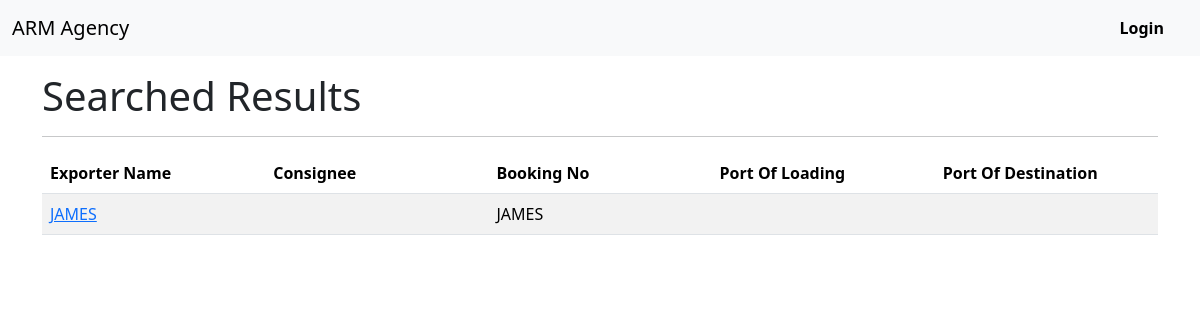
Page /stuffingSheet/list/search/ on the earlier database version.
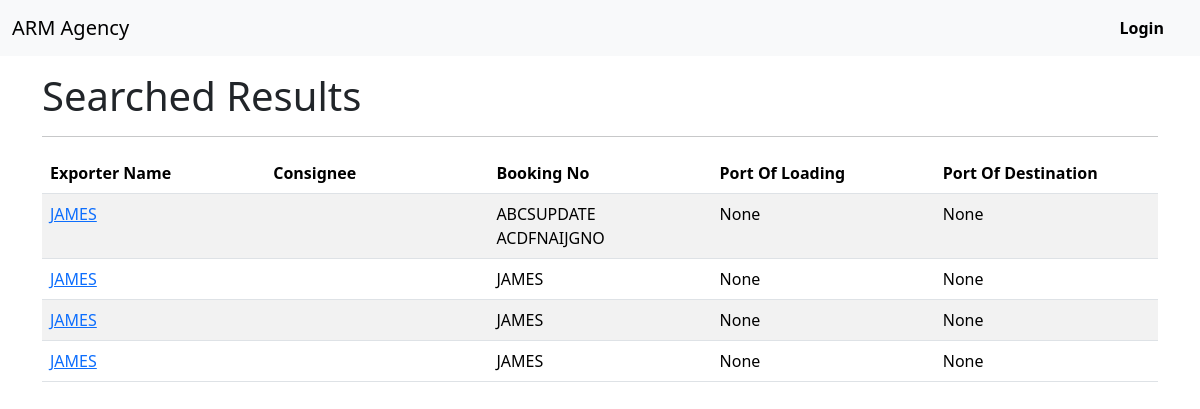
Same page on the later database version.
### stuffingSheet/models.py (models this page shows, shortened)
class StuffingSheetModel(models.Model):
    STUFFING_TYPE_CHOICES = [
    ('ICD STUFFING', 'ICD STUFFING'),
    ('FACTORY STUFFING', 'FACTORY '),
    ]
    DEPOT_TYPE_CHOICES = [
    ('THAR DRY PORT', 'THAR DRY PORT'),
    ('INLAND CONTAINER DEPOT', 'INLAND CONTAINER DEPOT'),
    ]
    DEPOT_ADDRESS_CHOICES = [
        ('A UNIT OF CONTAINER OF INDIA LTD BHAGAT KI KOTHI, JODHPUR', 'A UNIT OF CONTAINER OF INDIA LTD BHAGAT KI KOTHI, JODHPUR'),
        ('A UNIT OF HASTI PETRO CHEMICAL & SHIPPING LTD', 'A UNIT OF HASTI PETRO CHEMICAL & SHIPPING LTD'),
    ]
    index = models.ForeignKey(DataOfJob, on_delete=models.CASCADE, primary_key=True)
    jobNumber = models.IntegerField(blank=True, null=True)
    depot = models.CharField(max_length=255, blank=True, null=True, choices=DEPOT_TYPE_CHOICES)
    depotAddress = models.CharField(max_length=255, blank=True, null=True, choices=DEPOT_ADDRESS_CHOICES)
    stuffingType = models.CharField(max_length=255, blank=True, null=True, choices=STUFFING_TYPE_CHOICES)
    bookingNum = models.CharField(blank=True, null=True, max_length=255)
    invoiceNo = models.CharField(blank=True, null=True, max_length=255)
    containerNum = models.CharField(blank=True, null=True, max_length=255)
    shutout = models.IntegerField(blank=True, null=True)
    dateOfStuffing = models.DateField(default=date.today, blank=True, null=True)
    shippingLine = models.CharField(blank=True, null=True, max_length=255)
    customSeal = models.IntegerField(blank=True, null=True)
    size_20 = models.BooleanField('size=20', default=False)
    size_40 = models.BooleanField('size=40', default=False)
    portOfDestination = models.CharField(blank=True, null=True, max_length=255)
    shippingLineSeal = models.CharField(blank=True, null=True, max_length=255)
    portOfLoading = models.CharField(blank=True, null=True, max_length=255)
    shippingBillNo = models.IntegerField(blank=True, null=True)
    shippingBillDate = models.DateField(blank=True, null=True)
    exporterName = models.CharField(blank=True, null=True, max_length=255)
    nameOfGood = models.CharField(blank=True, null=True, max_length=255)
    noOfPkgs = models.IntegerField(blank=True, null=True)
    grossWt = models.FloatField(blank=True, null=True)
    valueINR = models.FloatField(blank=True, null=True)

### stuffingSheet/views.py (the view)
# urls.py: path('list/search/', views.search_view, name='search'),
def search_view(request):
    query = request.GET.get('search', '')
    search_fields = [
    'exporterName',
    'depot',
    'bookingNum',
    'containerNum',
    'shippingLine',
    'customSeal',
]
    query_conditions = Q()
    for field in search_fields:
        query_conditions |= Q(**{f'{field}__icontains': query})
    results = StuffingSheetModel.objects.filter(query_conditions)
    return render(request, 'stuffingSheet/search.html', {'results': results})

### stuffingSheet/templates/stuffingSheet/search.html
{% extends 'base.html' %}
{% block content %}
<h1>Searched Results</h1>
<hr>
    {% if results %}
    <table class="table table-striped">
        <thead>
          <tr>
            <th style="width: 20%;" scope="col ">Exporter Name</th>
            <th style="width: 20%;" scope="col ">Consignee</th>
            <th style="width: 20%;" scope="col ">Booking No</th>
            <th style="width: 20%;" scope="col ">Port Of Loading</th>
            <th style="width: 20%;" scope="col ">Port Of Destination</th>
          </tr>
        </thead>
        <tbody>
            {% for job in results %}
            <tr>
              <td><a href="{% url 'stuffingSheet:stuffingSheetDetail' pk=job.pk %}">{{ job.exporterName }}</a></td>
              <td>{{ job.consignee }}</td>
              <td>{{ job.bookingNum }}</td>
              <td>{{ job.portOfLoading }}</td>
              <td>{{ job.portOfDestination }}</td>
            </tr>
            {% endfor %}
        </tbody>
    </table>
    {% else %}
        <p>No results found.</p>
    {% endif %}
{% endblock %}

Differences in the rows shown:
changed StuffingSheetModel: bookingNum "JAMES" → "ABCSUPDATE ACDFNAIJGNO"; portOfLoading (not shown) → "None"; portOfDestination (not shown) → "None"
added StuffingSheetModel: exporterName "JAMES", bookingNum "JAMES", portOfLoading "None", portOfDestination "None"
added StuffingSheetModel: exporterName "JAMES", bookingNum "JAMES", portOfLoading "None", portOfDestination "None"
added StuffingSheetModel: exporterName "JAMES", bookingNum "JAMES", portOfLoading "None", portOfDestination "None"
